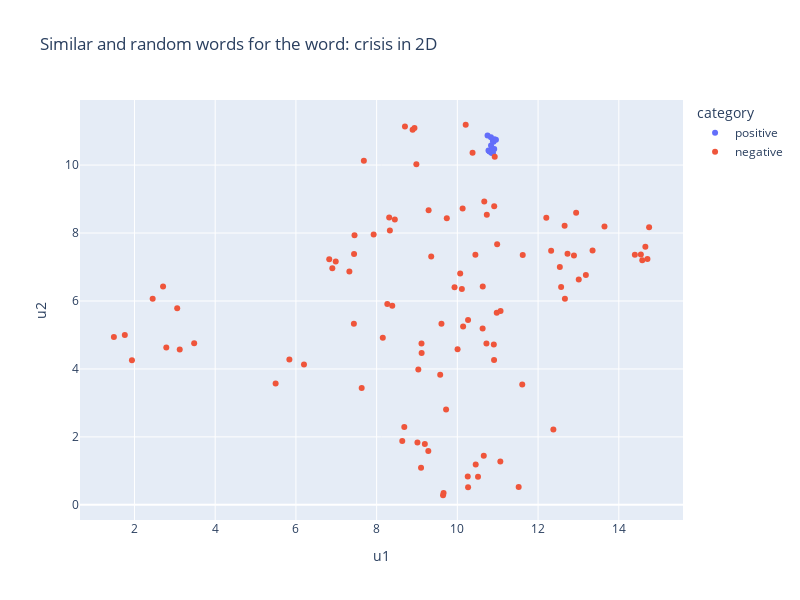

The code cell stored with this chart in its notebook:
### Markdown cell above
Similar words to the environmental, social and governance topic make perfect sense.

### Code cell
import umap
import pickle

try:
    with open("../language_models/w2v_10K/dim_reducer_10K.pkl", "rb") as handle:
        dim_reducer = pickle.load(handle)
except:
    print("Train dimensionality reducer first...")
    dim_reducer = umap.UMAP(n_components=2, metric = "cosine")
    dim_reducer.fit(word_vectors.get_normed_vectors())
    with open("../language_models/w2v_10K/dim_reducer_10K.pkl", 'wb') as handle:
        pickle.dump(dim_reducer, handle, protocol=pickle.HIGHEST_PROTOCOL)

fig = plot_similar_words_2d("crisis", 20, word_vectors, dim_reducer)
fig.show()

### Figure 1 — Plotly figure (JSON) as saved in the notebook; plotly's stock layout.template omitted (floating-point values rounded to 4 significant figures)
{"data": [{"hovertemplate": "<b>%{hovertext}</b><br><br>category=positive<br>u1=%{x}<br>u2=%{y}<extra></extra>", "hovertext": ["turmoil", "recession", "crises", "downturn", "pandemic", "covid", "slowdown", "unprecedented", "tightening", "outbreak", "economy", "recessionary", "lingering", "macroeconomic", "deteriorating", "instability", "worsening", "coronavirus", "dislocation", "dislocations"], "legendgroup": "positive", "marker": {"color": "#636efa", "symbol": "circle"}, "mode": "markers", "name": "positive", "orientation": "v", "showlegend": true, "type": "scatter", "x": [10.83, 10.84, 10.83, 10.8, 10.9, 10.88, 10.86, 10.84, 10.86, 10.92, 10.77, 10.79, 10.84, 10.8, 10.85, 10.75, 10.88, 10.96, 10.91, 10.86], "xaxis": "x", "y": [10.57, 10.39, 10.82, 10.4, 10.69, 10.71, 10.36, 10.4, 10.39, 10.76, 10.43, 10.41, 10.36, 10.4, 10.39, 10.87, 10.35, 10.75, 10.47, 10.46], "yaxis": "y"}, {"hovertemplate": "<b>%{hovertext}</b><br><br>category=negative<br>u1=%{x}<br>u2=%{y}<extra></extra>", "hovertext": ["sched", "ugas", "collectibles", "salle", "plers", "disagreed", "biod", "dpler", "recruitment", "ldr", "umber", "nys", "reinsurers", "finisar", "amune", "golub", "adata", "galileo", "originators", "maidstone", "slee", "partners", "brazing", "usgovernmentsponsoredenterprises", "constric", "omniab", "shortfalls", "starting", "serviceable", "beings", "hur", "verastem", "shenandoah", "rox", "ndc", "trapped", "dissol", "gassegmentmember", "sior", "vpc", "constructionandlanddevelopment", "kog", "arena", "lihood", "cyx", "lomb", "lucer", "insec", "coalmember", "oncor", "resolved", "eco", "nuo", "pressur", "lloy", "docsis", "filippo", "acbb", "unlocking", "endow", "certiorari", "apu", "abatements", "stranded", "administrator", "strath", "ogen", "seriesofindividuallyimmaterial", "risperidone", "tv", "hne", "eafe", "talis", "vontier", "verint", "pwc", "oradur", "majo", "rated", "classb", "mccrea", "bux", "lf", "correction", "resem", "ameh", "albu", "wich", "confirmations", "part", "graduate", "adversaries", "foss", "championships", "occi", "gmac", "sellers", "behavi", "veneers", "asct"], "legendgroup": "negative", "marker": {"color": "#EF553B", "symbol": "circle"}, "mode": "markers", "name": "negative", "orientation": "v", "showlegend": true, "type": "scatter", "x": [10.45, 6.903, 10.07, 8.685, 12.32, 8.891, 14.71, 8.387, 9.738, 13.35, 9.194, 7.441, 7.325, 10.01, 14.66, 8.153, 10.27, 10.63, 7.452, 9.1, 11.62, 8.451, 12.57, 3.059, 10.93, 9.115, 10.38, 8.985, 10.99, 12.94, 10.45, 9.033, 8.635, 11.61, 9.606, 12.73, 13.18, 3.479, 9.659, 10.98, 2.709, 11.07, 10.13, 10.73, 5.839, 9.575, 5.497, 6.2, 3.122, 8.265, 8.938, 10.9, 12.38, 12.54, 1.491, 10.63, 9.646, 2.451, 10.67, 12.89, 8.702, 11.07, 8.312, 13.65, 7.926, 9.28, 13.01, 2.789, 14.55, 9.93, 10.51, 6.987, 10.72, 9.111, 10.14, 11.52, 14.58, 9.721, 6.826, 1.761, 10.27, 10.26, 10.91, 12.66, 12.2, 1.938, 14.4, 9.011, 9.288, 7.683, 9.352, 10.21, 10.65, 10.11, 7.63, 7.436, 8.328, 10.91, 12.66, 14.75], "xaxis": "x", "y": [7.364, 6.961, 6.805, 2.288, 7.477, 11.04, 7.239, 5.861, 8.436, 7.489, 1.788, 7.382, 6.87, 4.578, 7.597, 4.918, 5.442, 5.193, 7.935, 1.088, 7.35, 8.395, 6.411, 5.784, 10.25, 4.469, 10.37, 10.03, 7.671, 8.593, 1.187, 3.982, 1.88, 3.543, 5.33, 7.393, 6.767, 4.754, 0.3458, 5.653, 6.428, 1.276, 8.724, 8.534, 4.28, 3.83, 3.568, 4.133, 4.571, 5.911, 11.09, 4.716, 2.221, 7.0, 4.943, 6.425, 0.2828, 6.065, 8.929, 7.337, 11.13, 5.706, 8.46, 8.192, 7.954, 1.583, 6.631, 4.628, 7.364, 6.407, 0.8284, 7.162, 4.749, 4.748, 5.249, 0.5284, 7.195, 2.804, 7.23, 4.998, 0.5198, 0.8365, 4.261, 8.213, 8.451, 4.257, 7.362, 1.837, 8.668, 10.13, 7.306, 11.19, 1.445, 6.352, 3.438, 5.328, 8.071, 8.79, 6.068, 8.171], "yaxis": "y"}], "layout": {"height": 600, "legend": {"title": {"text": "category"}, "tracegroupgap": 0}, "title": {"text": "Similar and random words for the word: crisis in 2D"}, "width": 800, "xaxis": {"anchor": "y", "domain": [0, 1], "title": {"text": "u1"}}, "yaxis": {"anchor": "x", "domain": [0, 1], "title": {"text": "u2"}}}}
